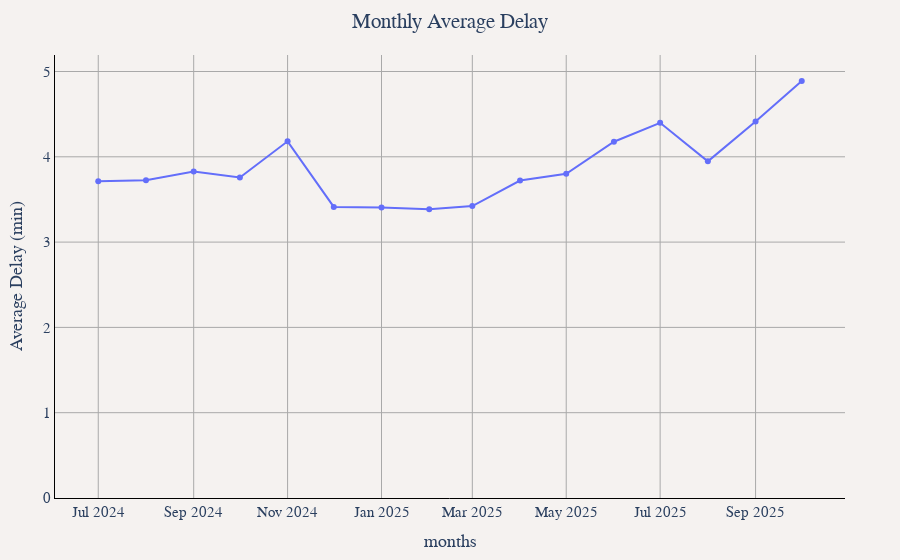

The cell this chart's notebook holds for it:
### Code cell
df = duckdb.sql("""
SELECT
    strftime(time, '%Y-%m') as months,
    AVG(delay_in_min) as "Average Delay (min)",
    COUNT(*) as "Total Stops",
    SUM(CASE WHEN is_canceled THEN 1 ELSE 0 END) as "Canceled Stops"
FROM '../monthly_processed_data/*.parquet'
GROUP BY months
ORDER BY months
""").df()

util.show_figure(
    [
        util.FigureConfig(
            title="Monthly Average Delay",
            label="Average Delay",
            x_col="months",
            y_col="Average Delay (min)",
            query_or_df=df,
        )
    ]
)

### Figure 1 — Plotly figure (JSON) as saved in the notebook; plotly's stock layout.template omitted (floating-point values rounded to 4 significant figures)
{"data": [{"hovertemplate": "Average Delay (min)<br>%{x}<br>%{y:,} Average Delay (min)<extra></extra>", "name": "Average Delay (min)", "type": "scatter", "visible": true, "x": ["2024-07", "2024-08", "2024-09", "2024-10", "2024-11", "2024-12", "2025-01", "2025-02", "2025-03", "2025-04", "2025-05", "2025-06", "2025-07", "2025-08", "2025-09", "2025-10"], "y": [3.715, 3.724, 3.828, 3.757, 4.182, 3.413, 3.405, 3.384, 3.423, 3.721, 3.8, 4.177, 4.399, 3.947, 4.414, 4.89]}], "layout": {"barmode": "stack", "font": {"family": "Times", "size": 15}, "margin": {"b": 55, "l": 55, "r": 55, "t": 55}, "paper_bgcolor": "#f5f2f0", "plot_bgcolor": "#f5f2f0", "title": {"text": "Monthly Average Delay", "x": 0.5}, "xaxis": {"gridcolor": "darkgray", "linecolor": "black", "showgrid": true, "tickcolor": "black", "title": {"text": "months"}, "zerolinecolor": "darkgray"}, "yaxis": {"gridcolor": "darkgray", "linecolor": "black", "rangemode": "tozero", "showgrid": true, "tickcolor": "black", "title": {"text": "Average Delay (min)"}, "zerolinecolor": "darkgray"}}}
